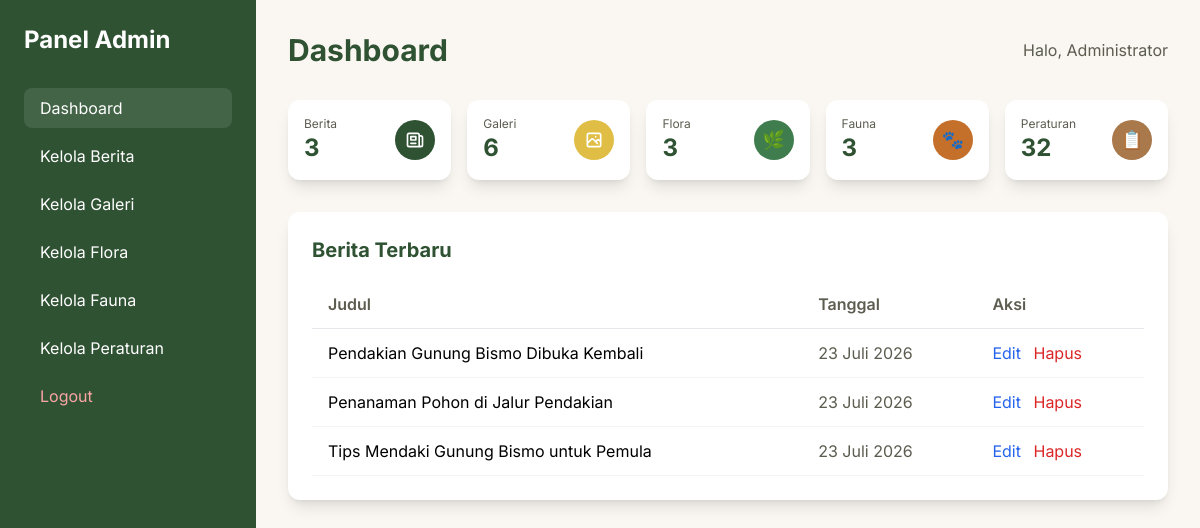
Screenshot of /admin/dashboard.php (signed in) with the database file from the repository.
### tables this page shows
CREATE TABLE `berita` (
  `id` int(11) NOT NULL,
  `judul` varchar(255) NOT NULL,
  `slug` varchar(255) NOT NULL,
  `isi` text NOT NULL,
  `foto` varchar(255) DEFAULT NULL,
  `tanggal` date NOT NULL,
  `penulis` varchar(100) DEFAULT 'Admin',
  `created_at` timestamp NOT NULL DEFAULT current_timestamp(),
  `updated_at` timestamp NOT NULL DEFAULT current_timestamp() ON UPDATE current_timestamp()
);

### includes/functions.php (called while the page is built, shortened)
<?php
require_once __DIR__ . '/config.php';
function formatTanggal($date) {
    $months = ['Januari', 'Februari', 'Maret', 'April', 'Mei', 'Juni',
               'Juli', 'Agustus', 'September', 'Oktober', 'November', 'Desember'];
    $timestamp = strtotime($date);
    return date('d', $timestamp) . ' ' . $months[date('n', $timestamp) - 1] . ' ' . date('Y', $timestamp);
}
function getTotalBerita() {
    global $pdo;
    $stmt = $pdo->query("SELECT COUNT(*) as total FROM berita");
    $result = $stmt->fetch();
    return $result ? (int)$result['total'] : 0;
}
function getTotalGaleri() {
    global $pdo;
    $stmt = $pdo->query("SELECT COUNT(*) as total FROM galeri");
    $result = $stmt->fetch();
    return $result ? (int)$result['total'] : 0;
}
function getTotalFlora() {
    global $pdo;
    $stmt = $pdo->query("SELECT COUNT(*) as total FROM flora");
    $result = $stmt->fetch();
    return $result ? (int)$result['total'] : 0;
}
function getTotalFauna() {
    global $pdo;
    $stmt = $pdo->query("SELECT COUNT(*) as total FROM fauna");
    $result = $stmt->fetch();
    return $result ? (int)$result['total'] : 0;
}
function getTotalPeraturan() {
    global $pdo;
    $stmt = $pdo->query("SELECT COUNT(*) as total FROM peraturan");
    $result = $stmt->fetch();
    return $result ? (int)$result['total'] : 0;
}

### admin/dashboard.php (the view, shortened to what this page needs)
<?php
require_once __DIR__ . '/../includes/config.php';
require_once __DIR__ . '/../includes/functions.php';
$total_berita = getTotalBerita();
$total_galeri = getTotalGaleri();
$total_flora = getTotalFlora();
$total_fauna = getTotalFauna();
$total_peraturan = getTotalPeraturan();
$stmt = $pdo->query("SELECT * FROM berita ORDER BY created_at DESC LIMIT 5");
$recent_berita = $stmt->fetchAll();
?>
<!DOCTYPE html>
<html lang="id">
<head>
    <script src="https://cdn.tailwindcss.com"></script>
</head>
<body class="bg-[#FAF7F2]">
<div class="flex h-screen">
    <div class="w-64 bg-[#2F5233] text-white p-6">
        <h2 class="text-2xl font-bold mb-8">Panel Admin</h2>
        <nav class="space-y-2">
            <a href="dashboard.php" class="block py-2 px-4 bg-white/10 rounded-lg hover:bg-white/20 transition duration-300">
                Dashboard
            </a>
            <a href="berita/index.php" class="block py-2 px-4 hover:bg-white/20 rounded-lg transition duration-300">
                Kelola Berita
            </a>
            <a href="galeri/index.php" class="block py-2 px-4 hover:bg-white/20 rounded-lg transition duration-300">
                Kelola Galeri
            </a>
            <a href="flora/index.php" class="block py-2 px-4 hover:bg-white/20 rounded-lg transition duration-300">
                Kelola Flora
            </a>
            <a href="fauna/index.php" class="block py-2 px-4 hover:bg-white/20 rounded-lg transition duration-300">
                Kelola Fauna
            </a>
            <a href="peraturan/index.php" class="block py-2 px-4 hover:bg-white/20 rounded-lg transition duration-300">
                Kelola Peraturan
            </a>
            <a href="logout.php" class="block py-2 px-4 hover:bg-white/20 rounded-lg transition duration-300 text-red-300">
                Logout
            </a>
        </nav>
    </div>
    <div class="flex-1 overflow-y-auto">
        <div class="p-8">
            <div class="flex justify-between items-center mb-8">
                <h1 class="text-3xl font-bold text-[#2F5233]">Dashboard</h1>
                <p class="text-[#5C5C50]">Halo, <?= htmlspecialchars($_SESSION['admin_full_name']) ?></p>
            </div>
            <div class="grid grid-cols-1 md:grid-cols-3 lg:grid-cols-5 gap-4 mb-8">
                <div class="stat-card bg-white p-4 rounded-xl shadow-lg">
                    <div class="flex items-center justify-between">
                        <div>
                            <p class="text-[#5C5C50] text-xs">Berita</p>
                            <p class="text-2xl font-bold text-[#2F5233]"><?= $total_berita ?></p>
                        </div>
                        <div class="w-10 h-10 bg-[#2F5233] rounded-full flex items-center justify-center">
                            <svg class="w-5 h-5 text-white" fill="none" stroke="currentColor" viewBox="0 0 24 24">
                                <path stroke-linecap="round" stroke-linejoin="round" stroke-width="2" d="M19 20H5a2 2 0 01-2-2V6a2 2 0 012-2h10a2 2 0 012 2v1m2 13a2 2 0 01-2-2V7m2 13a2 2 0 002-2V9a2 2 0 00-2-2h-2m-4-3H9M7 16h6M7 8h6v4H7V8z"/>
                            </svg>
                        </div>
                    </div>
                </div>
                <div class="stat-card bg-white p-4 rounded-xl shadow-lg">
                    <div class="flex items-center justify-between">
                        <div>
                            <p class="text-[#5C5C50] text-xs">Galeri</p>
                            <p class="text-2xl font-bold text-[#2F5233]"><?= $total_galeri ?></p>
                        </div>
                        <div class="w-10 h-10 bg-[#E0BE45] rounded-full flex items-center justify-center">
                        </div>
                    </div>
                </div>
                <div class="stat-card bg-white p-4 rounded-xl shadow-lg">
                    <div class="flex items-center justify-between">
                        <div>
                            <p class="text-[#5C5C50] text-xs">Flora</p>
                            <p class="text-2xl font-bold text-[#2F5233]"><?= $total_flora ?></p>
                        </div>
                        <div class="w-10 h-10 bg-[#3F7D4F] rounded-full flex items-center justify-center">
                            <span class="text-white text-lg">🌿</span>
                        </div>
                    </div>
                </div>
                <div class="stat-card bg-white p-4 rounded-xl shadow-lg">
                    <div class="flex items-center justify-between">
                        <div>
                            <p class="text-[#5C5C50] text-xs">Fauna</p>
                            <p class="text-2xl font-bold text-[#2F5233]"><?= $total_fauna ?></p>
                        </div>
                        <div class="w-10 h-10 bg-[#C46F2A] rounded-full flex items-center justify-center">
                            <span class="text-white text-lg">🐾</span>
                        </div>
                    </div>
                </div>
                <div class="stat-card bg-white p-4 rounded-xl shadow-lg">
                    <div class="flex items-center justify-between">
                        <div>
                            <p class="text-[#5C5C50] text-xs">Peraturan</p>
                            <p class="text-2xl font-bold text-[#2F5233]"><?= $total_peraturan ?></p>
                        </div>
                        <div class="w-10 h-10 bg-[#A9784B] rounded-full flex items-center justify-center">
                            <span class="text-white text-lg">📋</span>
                        </div>
                    </div>
                </div>
            </div>
            <div class="bg-white rounded-xl shadow-lg p-6">
                <h3 class="text-xl font-bold text-[#2F5233] mb-4">Berita Terbaru</h3>
                <div class="overflow-x-auto">
                    <table class="w-full">
                        <thead>
                            <tr class="border-b border-gray-200">
                                <th class="text-left py-3 px-4 text-[#5C5C50] font-semibold">Judul</th>
                                <th class="text-left py-3 px-4 text-[#5C5C50] font-semibold">Tanggal</th>
                                <th class="text-left py-3 px-4 text-[#5C5C50] font-semibold">Aksi</th>
                            </tr>
                        </thead>
                        <tbody>
                            <?php foreach ($recent_berita as $berita): ?>
                            <tr class="border-b border-gray-100 hover:bg-gray-50 transition duration-300">
                                <td class="py-3 px-4"><?= htmlspecialchars($berita['judul']) ?></td>
                                <td class="py-3 px-4 text-[#5C5C50]"><?= formatTanggal($berita['tanggal']) ?></td>
                                <td class="py-3 px-4">
                                    <a href="berita/edit.php?id=<?= $berita['id'] ?>" class="text-blue-600 hover:text-blue-800 mr-2">Edit</a>
                                    <a href="berita/hapus.php?id=<?= $berita['id'] ?>" class="text-red-600 hover:text-red-800" onclick="return confirm('Yakin ingin menghapus?')">Hapus</a>
                                </td>
                            </tr>
                            <?php endforeach; ?>
                        </tbody>
                    </table>
                </div>
            </div>
        </div>
    </div>
</div>
</body>
</html>

### admin/dashboard.php (style rules this page uses)
* { font-family: 'Inter', sans-serif; }
.stat-card { transition: transform 0.3s ease, box-shadow 0.3s ease; }

### rows the page displays
berita: judul "Pendakian Gunung Bismo Dibuka Kembali", tanggal "23 Juli 2026"
berita: judul "Penanaman Pohon di Jalur Pendakian", tanggal "23 Juli 2026"
berita: judul "Tips Mendaki Gunung Bismo untuk Pemula", tanggal "23 Juli 2026"

### other values shown
$_SESSION['admin_full_name'] "Administrator"
$total_berita "3"
$total_galeri "6"
$total_flora "3"
$total_fauna "3"
$total_peraturan "32"
